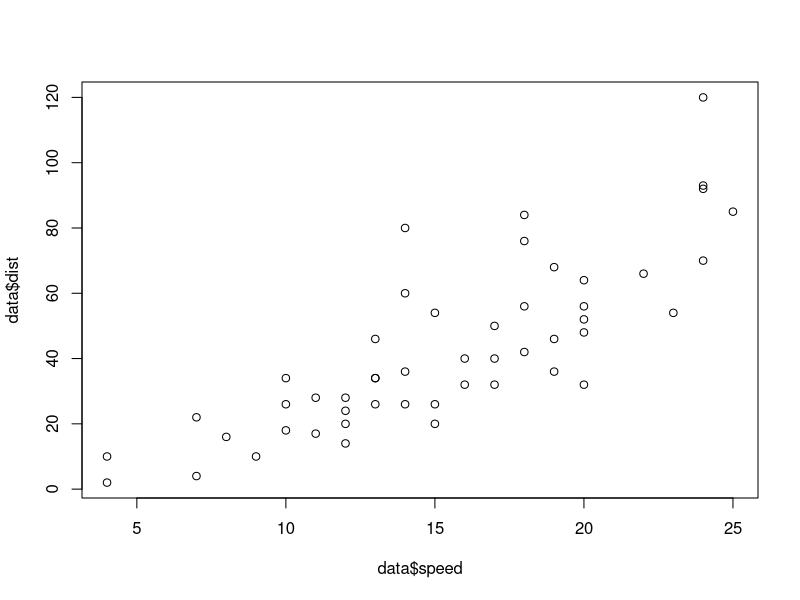
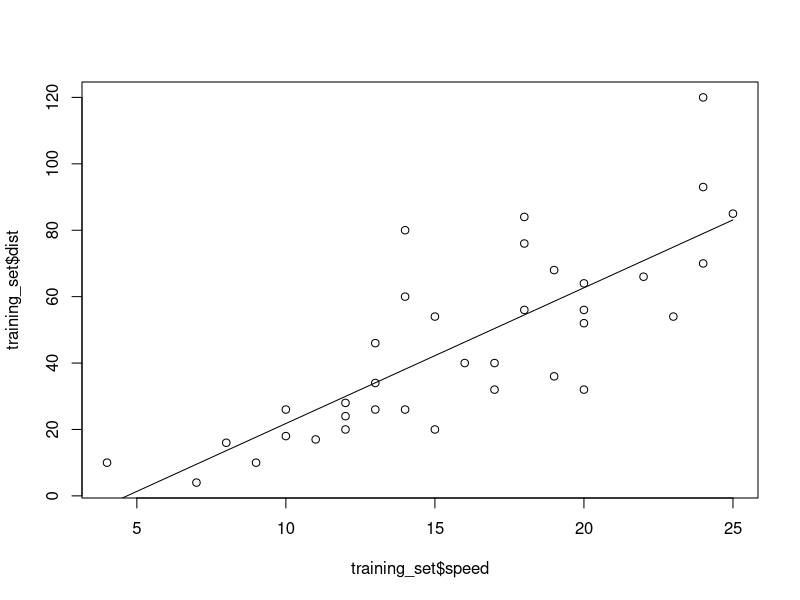
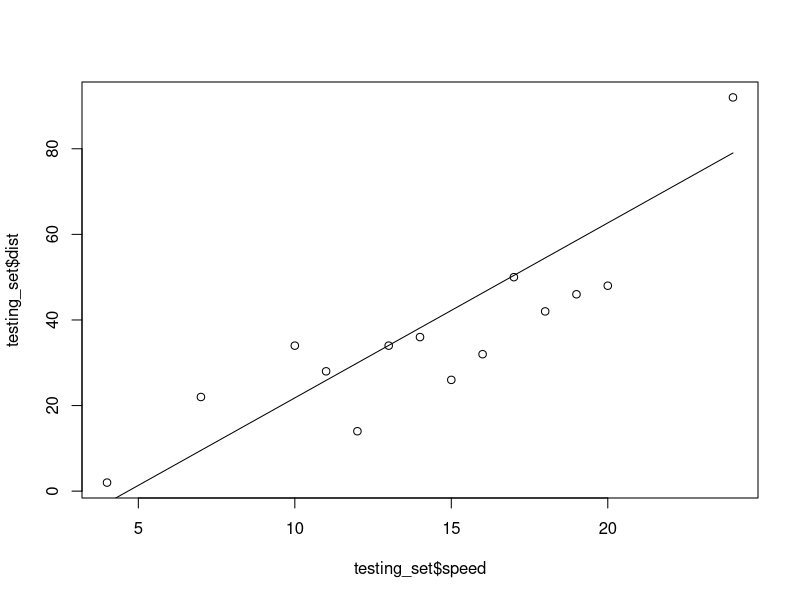
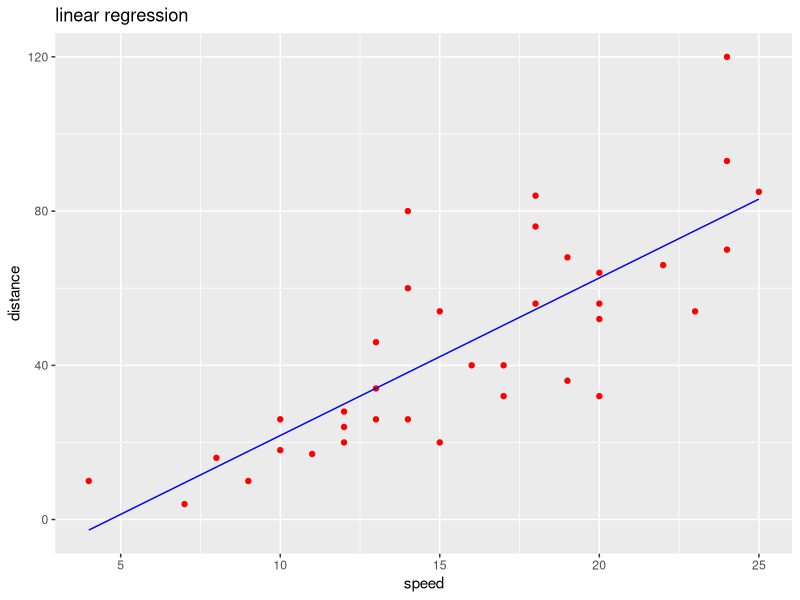

Generate these figures, in order, with R:
data(cars)
data = cars
data
plot(data$speed,data$dist)
#splitting the datset into training and testing
#install.packages('caTools')
library(caTools)
split = sample.split(data$speed,SplitRatio = 0.70)
split
training_set = subset(data,split==TRUE)  ## split 70 will go train rest will
testing_set = subset(data,split==FALSE)   # go to test
training_set
testing_set
#fitting with linear regressor
regressor = lm(formula = dist ~ speed,data=training_set)
summary(regressor)
#predict the value
y_pred_training_set = predict(regressor,newdata = training_set)
y_pred_testing_set = predict(regressor,newdata = testing_set)
y_pred_testing_set
y_pred_training_set
#visualising the dats with plot and linewidth
plot(training_set$speed,training_set$dist)
lines(training_set$speed,y_pred_training_set)

plot(testing_set$speed,testing_set$dist)
lines(testing_set$speed,y_pred_testing_set)

#visualising using ggplot
library(ggplot2)
ggplot() +geom_point(aes(x=training_set$speed,y=training_set$dist),color='red') +
        geom_line(aes(x=training_set$speed,y=y_pred_training_set),color='blue') +
        ggtitle('linear regression') + xlab('speed') + ylab('distance')

print(mean(regressor$residuals))
mse <- mean((y_pred_testing_set-testing_set$dist)^2)
print(mse)
rmse <- sqrt(mse)
rmse
